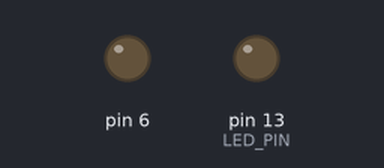
A sketch run on a simulated Arduino Uno, built with avr-gcc and run on an emulated ATmega328P. On the bench: output pins drawn as LEDs (lit = HIGH). Pins used as bus, display or sensor lines are not drawn.

Above: at 0.9 s.
At 3.6 s:
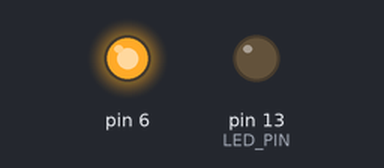
Timing chart, 0 to 6.9 s (numbered marks = the images above):
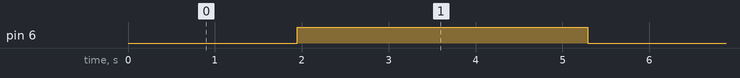

The sketch:

Stepper-CNCV3Shield.ino
```cpp
//      ******************************************************************
//      *                                                                *
//      *         Stepper Test Program for CNC V3 Stepper Board          *
//      *                                                                *
//      *            Stan Reifel                     10/23/2017          *
//      *                                                                *
//      ******************************************************************


#include <EEPROM.h>
#include "SpeedyStepper.h"


//
// pin assignments
//
const int LED_PIN = 13;
const int MOTOR_X_STEP = 2;
const int MOTOR_Y_STEP = 3;
const int MOTOR_Z_STEP = 4;
const int MOTOR_X_DIR = 5;
const int MOTOR_Y_DIR = 6;
const int MOTOR_Z_DIR = 7;
const int STEPPERS_ENABLE = 8;
const int LIMIT_SWITCH_X = 9;
const int LIMIT_SWITCH_Y = 10;
const int LIMIT_SWITCH_Z = 11;
const int SPINDLE_ENABLE = 12;
const int SPINDLE_DIRECTION = 13;


//
// create the stepper motor object
//
SpeedyStepper stepperY;


//
// local vars
//


// ---------------------------------------------------------------------------------
//                              Hardware and software setup
// ---------------------------------------------------------------------------------

//
// top level setup function
//
void setup()
{
  byte contrastValue;

  //
  // configure IO pins
  //
  pinMode(LED_PIN, OUTPUT);
  pinMode(STEPPERS_ENABLE, OUTPUT);


  //
  // create the stepper object & enable them
  //
  stepperY.connectToPins(MOTOR_Y_STEP, MOTOR_Y_DIR);
  digitalWrite(STEPPERS_ENABLE, LOW);


  Serial.begin(9600);
}


//
//
//
void loop()
{
  //
  // set the speed in steps/second and acceleration in steps/second/second
  //
  stepperY.setSpeedInStepsPerSecond(800);
  stepperY.setAccelerationInStepsPerSecondPerSecond(800);
  stepperY.setStepsPerRevolution(200);            // 200 for no microstepping

  //
  // move 200 steps in the backward direction
  //
  stepperY.moveToPositionInSteps(800);
  delay(100);

  //
  // move to an absolute position of 200 steps
  //
  stepperY.moveToPositionInSteps(0);

  delay(1500);
}

// -------------------------------------- End --------------------------------------
```

SpeedyStepper.h
```cpp
// (licence header left out)
#ifndef SpeedyStepper_h
#define SpeedyStepper_h

#include <arduino.h>
#include <stdlib.h>


//
// the SpeedyStepper class
//
class SpeedyStepper
{
  public:
    //
    // public functions
    //
    SpeedyStepper();
    void connectToPins(byte stepPinNumber, byte directionPinNumber);

    void setStepsPerMillimeter(float motorStepPerMillimeter);
    float getCurrentPositionInMillimeters();
    void setCurrentPositionInMillimeters(float currentPositionInMillimeter);
    void setSpeedInMillimetersPerSecond(float speedInMillimetersPerSecond);
    void setAccelerationInMillimetersPerSecondPerSecond(float accelerationInMillimetersPerSecondPerSecond);
    bool moveToHomeInMillimeters(long directionTowardHome, float speedInMillimetersPerSecond, long maxDistanceToMoveInMillimeters, int homeLimitSwitchPin);
    void moveRelativeInMillimeters(float distanceToMoveInMillimeters);
    void setupRelativeMoveInMillimeters(float distanceToMoveInMillimeters);
    void moveToPositionInMillimeters(float absolutePositionToMoveToInMillimeters);
    void setupMoveInMillimeters(float absolutePositionToMoveToInMillimeters);
    float getCurrentVelocityInMillimetersPerSecond();


    void setStepsPerRevolution(float motorStepPerRevolution);
    float getCurrentPositionInRevolutions();
    void setSpeedInRevolutionsPerSecond(float speedInRevolutionsPerSecond);
    void setCurrentPositionInRevolutions(float currentPositionInRevolutions);
    void setAccelerationInRevolutionsPerSecondPerSecond(float accelerationInRevolutionsPerSecondPerSecond);
    bool moveToHomeInRevolutions(long directionTowardHome, float speedInRevolutionsPerSecond, long maxDistanceToMoveInRevolutions, int homeLimitSwitchPin);
    void moveRelativeInRevolutions(float distanceToMoveInRevolutions);
    void setupRelativeMoveInRevolutions(float distanceToMoveInRevolutions);
    void moveToPositionInRevolutions(float absolutePositionToMoveToInRevolutions);
    void setupMoveInRevolutions(float absolutePositionToMoveToInRevolutions);
    float getCurrentVelocityInRevolutionsPerSecond();

    void enableStepper(void);
    void disableStepper(void);
    void setCurrentPositionInSteps(long currentPositionInSteps);
    long getCurrentPositionInSteps();
    void setupStop();
    void setSpeedInStepsPerSecond(float speedInStepsPerSecond);
    void setAccelerationInStepsPerSecondPerSecond(float accelerationInStepsPerSecondPerSecond);
    bool moveToHomeInSteps(long directionTowardHome, float speedInStepsPerSecond, long maxDistanceToMoveInSteps, int homeSwitchPin);
    void moveRelativeInSteps(long distanceToMoveInSteps);
    void setupRelativeMoveInSteps(long distanceToMoveInSteps);
    void moveToPositionInSteps(long absolutePositionToMoveToInSteps);
    void setupMoveInSteps(long absolutePositionToMoveToInSteps);
    bool motionComplete();
    float getCurrentVelocityInStepsPerSecond();
    bool processMovement(void);


  private:
    //
    // private member variables
    //
    byte stepPin;
    byte directionPin;
    float desiredSpeed_InStepsPerSecond;
    float acceleration_InStepsPerSecondPerSecond;
    long targetPosition_InSteps;
    float stepsPerMillimeter;
    float stepsPerRevolution;
    bool startNewMove;
    float desiredStepPeriod_InUS;
    long decelerationDistance_InSteps;
    int direction_Scaler;
    float ramp_InitialStepPeriod_InUS;
    float ramp_NextStepPeriod_InUS;
    unsigned long ramp_LastStepTime_InUS;
    float acceleration_InStepsPerUSPerUS;
    float currentStepPeriod_InUS;
    long currentPosition_InSteps;
};

// ------------------------------------ End ---------------------------------
#endif
```

Source omitted: SpeedyStepper.cpp (31469 bytes)

Measured:
- by itself, pin 6: alternates HIGH for 3.3 s and LOW for 1.9 s
